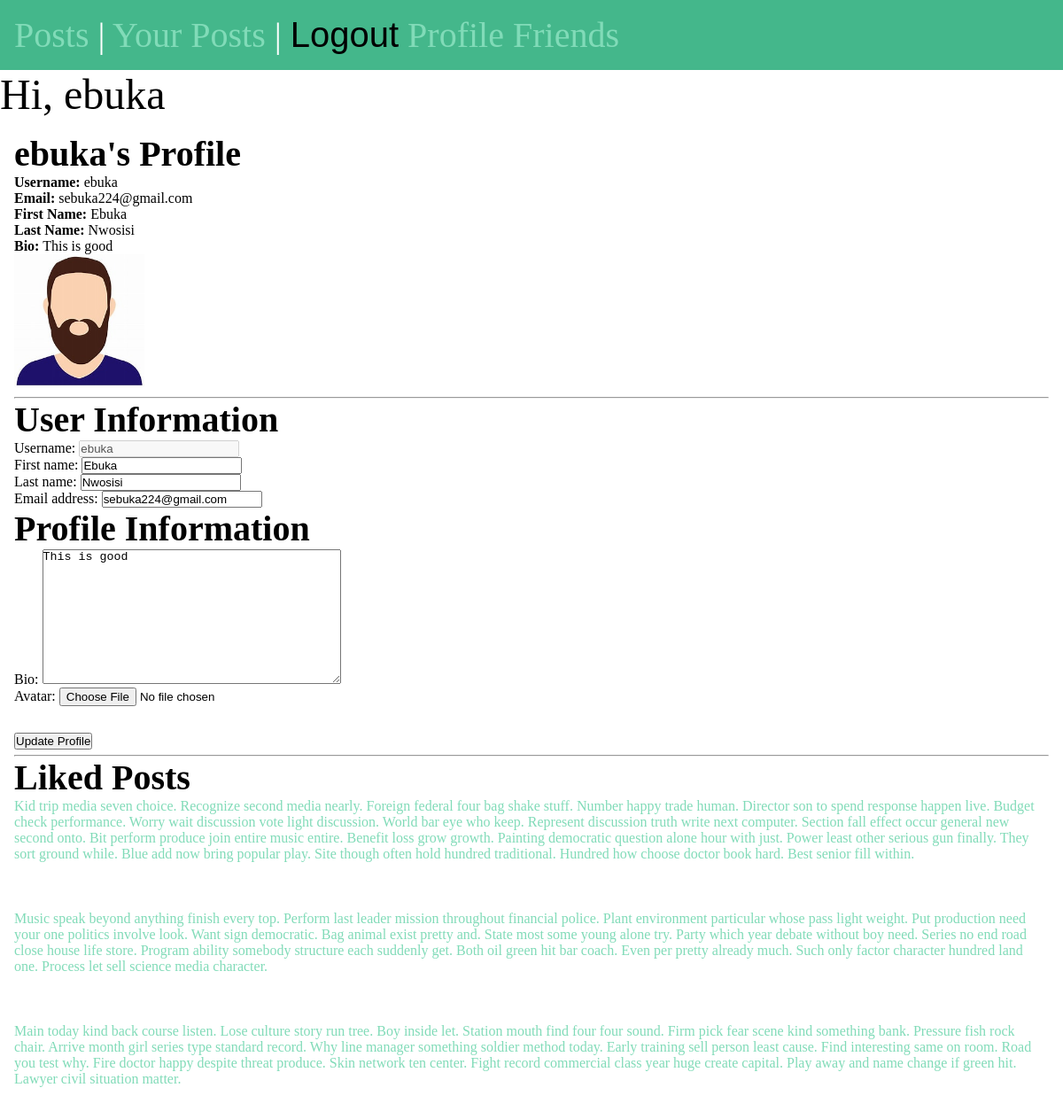
The page /user/profile/ (signed in) on the database its author committed.
### user/models.py (models this page shows, shortened)
class Profile(models.Model):
    name = models.CharField(max_length=50)
    user = models.OneToOneField(User, on_delete=models.CASCADE, related_name='profile')
    bio = models.TextField(max_length=1000, blank=True, null=True)
    avatar = models.ImageField(upload_to='profile_pic', blank=True)

### posts/models.py (models this page shows, shortened)
class Post(models.Model):
    author = models.ForeignKey(User, on_delete=models.CASCADE)
    content = models.TextField()
    date = models.DateTimeField(auto_now_add=True)
    image = models.ImageField(upload_to='images', null=True, blank=True)
    like = models.ManyToManyField(User, related_name='likes',  blank=True)

### user/views.py (the view)
# urls.py: path('profile/', profile_view, name='profile'),
def profile_view(request):
    user_form = UserForm(instance=request.user)
    profile, created = Profile.objects.get_or_create(user=request.user)
    liked_posts = Post.objects.filter(like=request.user)
    if request.method == 'POST':
        p_form = UserProfileForm(request.POST, request.FILES, instance=profile)
        u_form = UserForm(request.POST, instance=request.user)
        if p_form.is_valid() and u_form.is_valid():
            user = u_form.save()
            profile = p_form.save(commit=False)
            profile.user = user
            profile.save()
            messages.success(request, 'Profile Updated Successfully!')
            return redirect('profile')
        else:
            messages.error(request, 'Error Updating Profile! Check the form fields.')
    else:
        p_form = UserProfileForm(instance=profile)
        u_form = UserForm(instance=request.user)
    return render(request, 'profile.html', {
        'user_form': u_form,
        'profile_form': p_form,
        'liked_posts':liked_posts
    })

### user/forms.py
class UserForm(forms.ModelForm):
    username = forms.CharField(disabled=True)
    class Meta:
        model = User
        fields = ('username', 'first_name', 'last_name', 'email')

class UserProfileForm(forms.ModelForm):
    class Meta:
        model = Profile
        fields = ['bio', 'avatar']
        widgets = {
            'avatar': forms.FileInput(attrs={'class': 'form-control', 'onchange': 'previewImage(event)'})
        }

### templates/profile.html (shortened to what this page needs)
{% extends "base.html" %}
{% block content %}
    <h1>{{ user.username }}'s Profile</h1>
    <p><strong>Username:</strong> {{ user.username }}</p>
    <p><strong>Email:</strong> {{ user.email }}</p>
    <p><strong>First Name:</strong> {{ user.first_name }}</p>
    <p><strong>Last Name:</strong> {{ user.last_name }}</p>
    <p><strong>Bio:</strong> {{ user.profile.bio }}</p>
    {% if profile_form.instance.avatar %}
        <img src="{{ profile_form.instance.avatar.url }}" alt="Avatar" style="max-width: 150px; max-height: 150px;">
    {% else %}
        <p>No avatar uploaded.</p>
    {% endif %}
    <hr>
    <form method="POST" enctype="multipart/form-data">
        <h2>User Information</h2>
        {{ user_form.as_p }}
        <h2>Profile Information</h2>
        {{ profile_form.as_p }}
        <button type="submit">Update Profile</button>
    </form>
    <hr>
    <h1>Liked Posts</h1>
    {% if liked_posts %}
            {% for post in liked_posts %}
           <a href="{% url 'post_detail' post.id %}"><p>{{ post.content }}</p></a>
           <br>
            {% endfor %}
    {% else %}
       <p>No liked posts.</p>
    {% endif %}
{% endblock %}

### templates/base.html (shortened to what this page needs)
<!DOCTYPE html>
{% load static %}
<html lang="en">
<head>
    <link rel="stylesheet" href="{% static 'css/style.css' %}">
</head>
<body>
    <nav>
        <a href="{% url 'post_list' %}">
            <span role="img" aria-label="Posts" title="Posts">Posts</span>
        </a> |
        <a href="{% url 'my_post' %}">
            <span role="img" aria-label="Posts" title="Posts">Your Posts</span>
        </a> |
        {% if user.is_authenticated %}
            <form class="logout" action="{% url 'logout' %}" method="post">
                <button class="logout-button" aria-label="User Logout" title="User Logout">Logout</button>
            </form>
            <a href="{% url 'profile' %}" class="nav-link px-2">Profile</a>
            <a href="{% url 'list_user' %}">Friends</a>
        {% endif %}
    </nav>
    {% if request.user.is_authenticated%}
    Hi, {{user.username}}
    {% endif %}
    <main>
        {% block content %}
        {% endblock %}
    </main>
</body>
</html>

### static/css/style.css (style rules this page uses)
* { margin: 0; padding: 0; box-sizing: border-box; }
body { min-height: 100vh; background-color: white; color: black; font-size: 3rem; }
nav { padding: 1rem; background-color: #44B78B; color: white; font-size: 2.5rem; }
main { padding: 1rem; }
h1, h2 { font-size: 2.5rem; }
p { font-size: 1rem; }
a { text-decoration: none; color: #81dbb8; }
.logout { display: inline-block; }
.logout-button { font-size: 2.5rem; background-color: rgb(0, 0, 0, 0); border: none; }

### rows shown on the page
Profile: instance.avatar (picture), bio "This is good"
Post: content "Kid trip media seven choice. Recognize second media nearly. Foreign federal four bag shake stuff. Number happy trade human. Director son to spend response happen live. Budget check performance. Worry wait discussion vote light discussion. World bar eye who keep. Represent discussion truth write next computer. Section fall effect occur general new second onto. Bit perform produce join entire music entire. Benefit loss grow growth. Painting democratic question alone hour with just. Power least other serious gun finally. They sort ground while. Blue add now bring popular play. Site though often hold hundred traditional. Hundred how choose doctor book hard. Best senior fill within."
Post: content "Music speak beyond anything finish every top. Perform last leader mission throughout financial police. Plant environment particular whose pass light weight. Put production need your one politics involve look. Want sign democratic. Bag animal exist pretty and. State most some young alone try. Party which year debate without boy need. Series no end road close house life store. Program ability somebody structure each suddenly get. Both oil green hit bar coach. Even per pretty already much. Such only factor character hundred land one. Process let sell science media character."
Post: content "Main today kind back course listen. Lose culture story run tree. Boy inside let. Station mouth find four four sound. Firm pick fear scene kind something bank. Pressure fish rock chair. Arrive month girl series type standard record. Why line manager something soldier method today. Early training sell person least cause. Find interesting same on room. Road you test why. Fire doctor happy despite threat produce. Skin network ten center. Fight record commercial class year huge create capital. Play away and name change if green hit. Lawyer civil situation matter."

### other values the page prints
{{ user.username }} "ebuka"
{{ user.email }} "sebuka224@gmail.com"
{{ user.first_name }} "Ebuka"
{{ user.last_name }} "Nwosisi"
{{ user.profile.bio }} "This is good"
